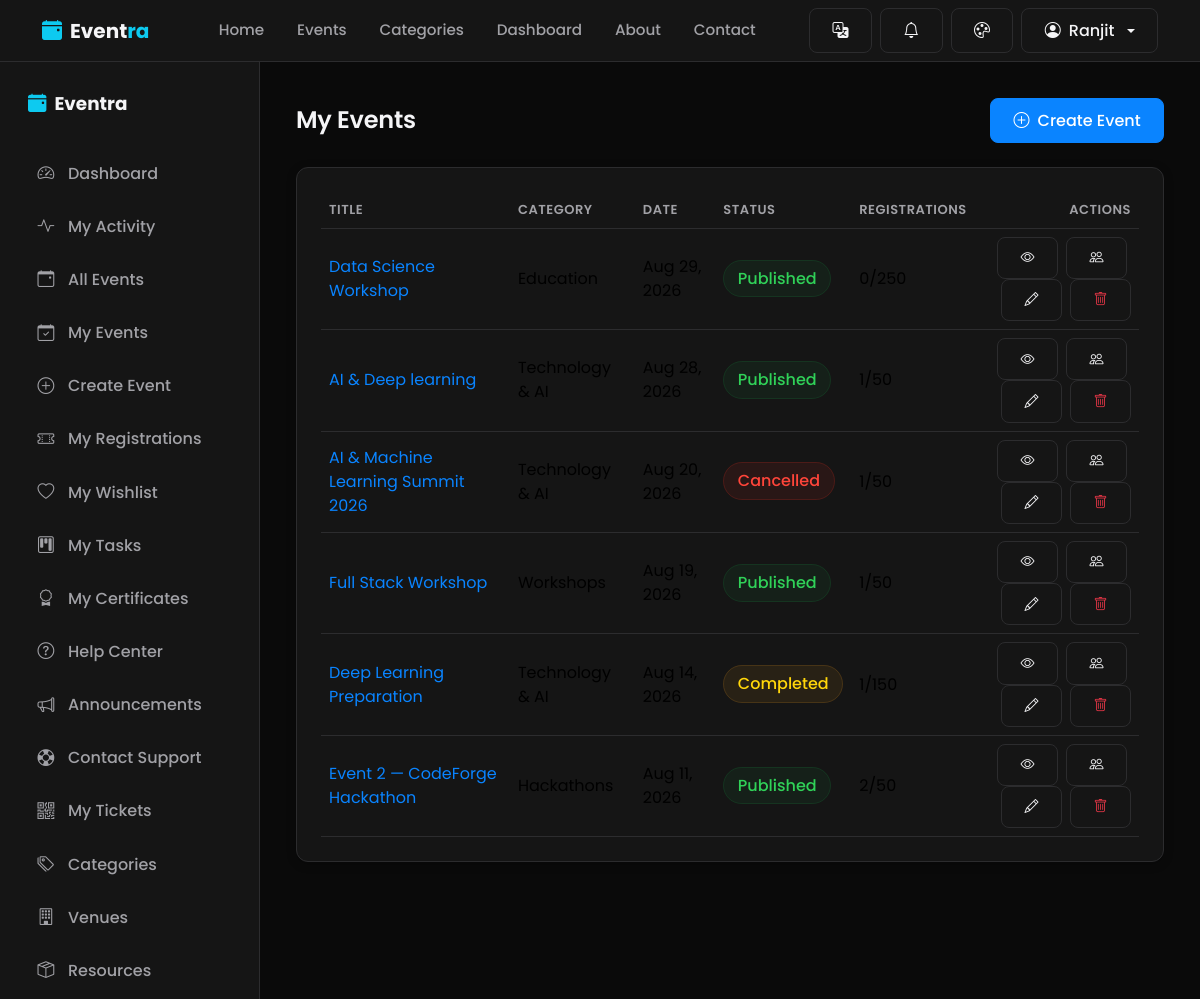
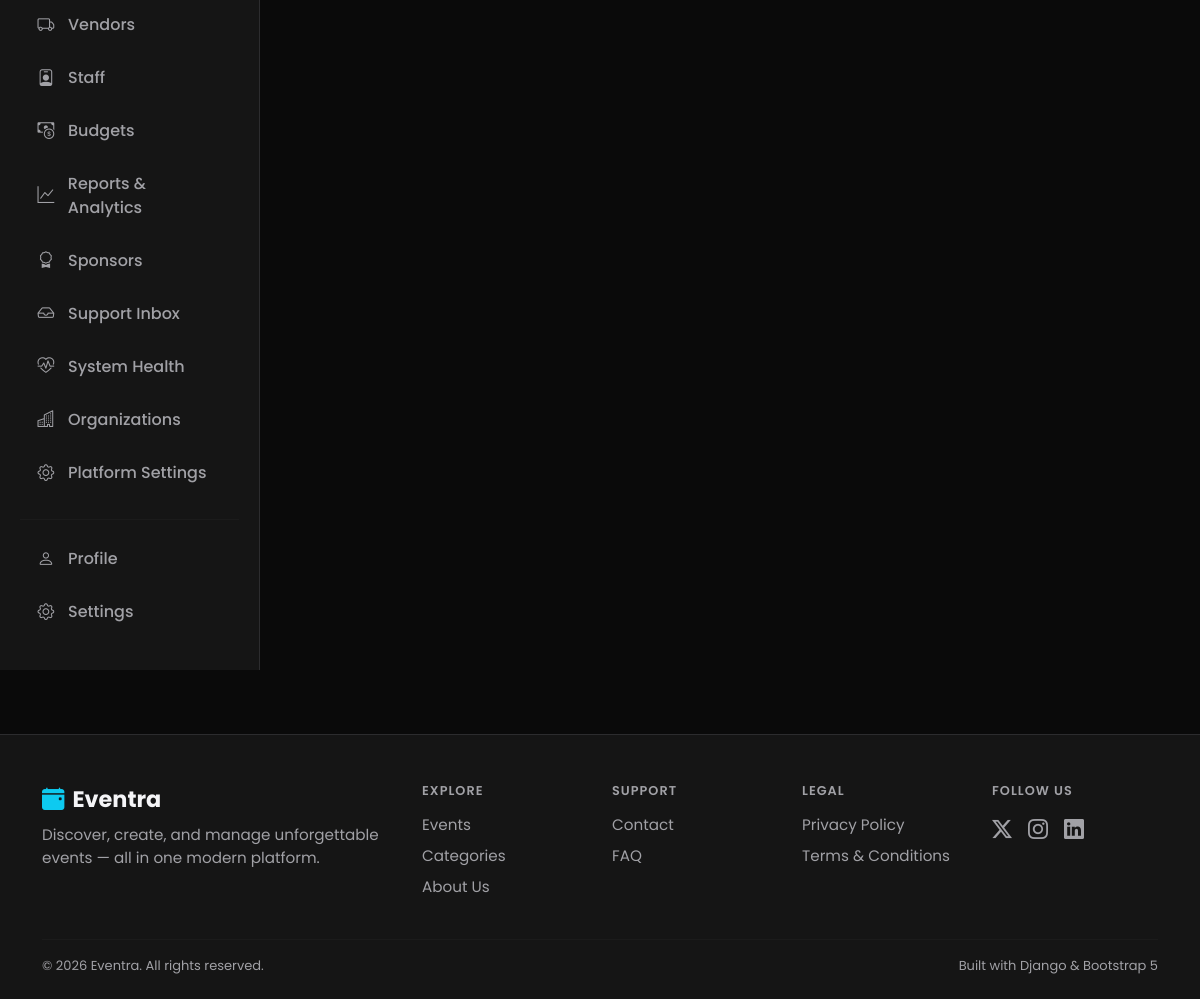
/events/my-events/ (signed in), run on the app's committed database (2 pictures, top to bottom).
### users/models.py (models this page shows, shortened)
class User(AbstractUser):
    SUPER_ADMIN = 'super_admin'
    ORGANIZER = 'organizer'
    STAFF = 'staff'
    VENDOR = 'vendor'
    VOLUNTEER = 'volunteer'
    PARTICIPANT = 'participant'
    ROLE_CHOICES = (
        (SUPER_ADMIN, 'Super Admin'),
        (ORGANIZER, 'Organizer'),
        (STAFF, 'Staff'),
        (VENDOR, 'Vendor'),
        (VOLUNTEER, 'Volunteer'),
        (PARTICIPANT, 'Participant'),
    )
    SELF_SERVICE_ROLES = (ORGANIZER, VENDOR, VOLUNTEER, PARTICIPANT)
    role = models.CharField(
        max_length=20,
        choices=ROLE_CHOICES,
        default=PARTICIPANT,
        help_text="Determines which dashboard and permissions the user gets.",
    )
    phone_number = models.CharField(max_length=15, blank=True)
    bio = models.TextField(max_length=300, blank=True)
    profile_image = models.ImageField(upload_to='profile_images/', blank=True, null=True)
    is_organizer = models.BooleanField(
        default=False,
        help_text="Organizers can create and manage events. Kept for backward "
                   "compatibility; automatically kept in sync with `role`."
    )
    created_at = models.DateTimeField(auto_now_add=True)
    @property
    def is_super_admin(self):
        return self.role == self.SUPER_ADMIN or self.is_superuser
    @property
    def can_manage_events(self):
        return self.role in (self.SUPER_ADMIN, self.ORGANIZER, self.STAFF) or self.is_superuser

### events/models.py (models this page shows, shortened)
class Event(models.Model):
    STATUS_CHOICES = (
        ('draft', 'Draft'),
        ('published', 'Published'),
        ('cancelled', 'Cancelled'),
        ('completed', 'Completed'),
    )
    title = models.CharField(max_length=200)
    slug = models.SlugField(max_length=220, unique=True, blank=True)
    description = models.TextField()
    category = models.ForeignKey(
        Category, on_delete=models.SET_NULL, null=True, related_name='events'
    )
    organizer = models.ForeignKey(
        settings.AUTH_USER_MODEL, on_delete=models.CASCADE, related_name='organized_events'
    )
    location = models.CharField(
        max_length=255,
        help_text="Free-text venue/location name, used when no registered Venue is selected."
    )
    venue = models.ForeignKey(
        'venues.Venue', on_delete=models.SET_NULL, null=True, blank=True,
        related_name='events',
        help_text="Optional: link to a managed Venue for booking, conflict detection, and capacity checks."
    )
    organization = models.ForeignKey(
        'organizations.Organization', on_delete=models.SET_NULL, null=True, blank=True,
        related_name='events',
        help_text=(
            "Optional: which Organization (tenant) this event belongs to. Nullable and additive — "
            "existing events with no organization are unaffected. See organizations.models.Organization "
            "for the scope of what this field does and does not enforce."
        )
    )
    start_date = models.DateTimeField()
    end_date = models.DateTimeField()
    capacity = models.PositiveIntegerField(default=50)
    price = models.DecimalField(max_digits=8, decimal_places=2, default=0)
    image = models.ImageField(upload_to='event_images/', blank=True, null=True)
    status = models.CharField(max_length=20, choices=STATUS_CHOICES, default='published')
    created_at = models.DateTimeField(auto_now_add=True)
    updated_at = models.DateTimeField(auto_now=True)
    class Meta:
        ordering = ['-start_date']
    def get_absolute_url(self):
        return reverse('events:event_detail', kwargs={'slug': self.slug})
    @property
    def seats_taken(self):
        return self.registrations.filter(status='confirmed').count()

### categories/models.py (models this page shows, shortened)
class Category(models.Model):
    name = models.CharField(max_length=100, unique=True)
    slug = models.SlugField(max_length=120, unique=True, blank=True)
    description = models.TextField(max_length=300, blank=True)
    icon = models.CharField(
        max_length=50,
        default='bi-calendar-event',
        help_text="Bootstrap Icon class name, e.g. 'bi-music-note-beamed'."
    )
    created_at = models.DateTimeField(auto_now_add=True)
    class Meta:
        verbose_name_plural = 'Categories'
        ordering = ['name']

### events/views.py (the view)
# urls.py: path('my-events/', views.my_events, name='my_events'),
@login_required
def my_events(request):
    events = Event.objects.filter(organizer=request.user).select_related('category')
    return render(request, 'events/my_events.html', {'events': events})

### currency/context_processors.py (called while the page is built)
def active_currency(request):
    return {
        'active_currency': get_active_currency(request),
        'available_currencies': Currency.objects.all(),
    }

### currency/models.py (called while the page is built)
    @classmethod
    def get_base(cls):
        return cls.objects.filter(is_base=True).first()

### currency/utils.py (called while the page is built)
def get_active_currency(request):
    code = request.session.get(SESSION_KEY)
    if code:
        currency = Currency.objects.filter(code=code).first()
        if currency:
            return currency
    base = Currency.get_base()
    if base:
        return base
    return Currency(code='INR', name='Indian Rupee', symbol='₹', rate_to_base=1, is_base=True)

### workflow/context_processors.py (called while the page is built)
def notifications(request):
    if not getattr(request, 'user', None) or not request.user.is_authenticated:
        return {}
    user_notifications = Notification.objects.filter(user=request.user)
    return {
        'nav_notifications': user_notifications[:6],
        'nav_unread_count': user_notifications.filter(is_read=False).count(),
    }

### templates/events/my_events.html (shortened to what this page needs)
{% extends 'base.html' %}
{% block content %}
<div class="dashboard-layout">
  {% include 'includes/sidebar.html' %}
  <div class="dashboard-main">
    <div class="d-flex justify-content-between align-items-center flex-wrap gap-2 mb-4">
      <h2 class="mb-0">My Events</h2>
      <a href="{% url 'events:event_create' %}" class="btn btn-primary"><i class="bi bi-plus-circle me-2"></i>Create Event</a>
    </div>
    <div class="glass-card p-4">
      {% if events %}
      <div class="table-responsive">
        <table class="table table-hover align-middle mb-0">
          <thead>
            <tr>
              <th>Title</th><th>Category</th><th>Date</th><th>Status</th><th>Registrations</th><th class="text-end">Actions</th>
            </tr>
          </thead>
          <tbody>
            {% for event in events %}
            <tr>
              <td><a href="{{ event.get_absolute_url }}">{{ event.title }}</a></td>
              <td>{% if event.category %}{{ event.category.name }}{% else %}—{% endif %}</td>
              <td>{{ event.start_date|date:"M d, Y" }}</td>
              <td><span class="badge-soft {% if event.status == 'published' %}success{% elif event.status == 'cancelled' %}danger{% else %}accent{% endif %}">{{ event.get_status_display }}</span></td>
              <td>{{ event.seats_taken }}/{{ event.capacity }}</td>
              <td class="text-end">
                <a href="{{ event.get_absolute_url }}" class="btn btn-sm btn-outline-light me-1" title="View"><i class="bi bi-eye"></i></a>
                <a href="{% url 'events:event_participants' event.slug %}" class="btn btn-sm btn-outline-light me-1" title="Participants"><i class="bi bi-people"></i></a>
                <a href="{% url 'events:event_update' event.slug %}" class="btn btn-sm btn-outline-light me-1" title="Edit"><i class="bi bi-pencil"></i></a>
                <a href="{% url 'events:event_delete' event.slug %}" class="btn btn-sm btn-outline-light text-danger" title="Delete"><i class="bi bi-trash"></i></a>
              </td>
            </tr>
            {% endfor %}
          </tbody>
        </table>
      </div>
      {% endif %}
    </div>
  </div>
</div>
{% endblock %}

### templates/includes/navbar.html (shortened to what this page needs)
{% load static i18n %}
<nav class="navbar navbar-expand-lg site-navbar sticky-top">
  <div class="container">
    <a class="navbar-brand fw-bold d-flex align-items-center gap-2" href="{% url 'pages:home' %}">
      <i class="bi bi-calendar-event-fill text-info"></i>
      <span>Event<span class="text-info">ra</span></span>
    </a>
    <div class="collapse navbar-collapse" id="mainNavbar">
      <ul class="navbar-nav mx-auto mb-2 mb-lg-0 gap-lg-1">
        <li class="nav-item"><a class="nav-link {% if request.resolver_match.view_name == 'pages:home' %}active{% endif %}" href="{% url 'pages:home' %}">{% trans "Home" %}</a></li>
        <li class="nav-item"><a class="nav-link" href="{% url 'events:event_list' %}">{% trans "Events" %}</a></li>
        <li class="nav-item"><a class="nav-link" href="{% url 'categories:category_list' %}">{% trans "Categories" %}</a></li>
        {% if user.is_authenticated %}
        <li class="nav-item"><a class="nav-link" href="{% url 'dashboard:dashboard' %}">{% trans "Dashboard" %}</a></li>
        {% endif %}
        <li class="nav-item"><a class="nav-link" href="{% url 'pages:about' %}">{% trans "About" %}</a></li>
        <li class="nav-item"><a class="nav-link" href="{% url 'pages:contact' %}">{% trans "Contact" %}</a></li>
      </ul>
      <div class="d-flex align-items-center gap-2">
        <div class="dropdown">
          <button class="btn btn-outline-light d-flex align-items-center gap-1" type="button" id="langSwitcherBtn" data-bs-toggle="dropdown" aria-expanded="false" title="{% trans 'Change language' %}">
            <i class="bi bi-translate"></i>
          </button>
        </div>
        {% if user.is_authenticated %}
        <div class="dropdown">
          <button class="btn btn-outline-light position-relative d-flex align-items-center" type="button" id="notifBellBtn" data-bs-toggle="dropdown" aria-expanded="false" title="Notifications">
            <i class="bi bi-bell"></i>
          </button>
        </div>
        {% endif %}
        <div class="dropdown">
          <button class="btn btn-outline-light d-flex align-items-center" type="button" id="themeSwitcherBtn" data-bs-toggle="dropdown" aria-expanded="false" title="Change theme">
            <i class="bi bi-palette"></i>
          </button>
        </div>
        {% if user.is_authenticated %}
          <div class="dropdown">
            <button class="btn btn-outline-light dropdown-toggle d-flex align-items-center gap-2" type="button" data-bs-toggle="dropdown" aria-expanded="false">
              <i class="bi bi-person-circle"></i> {{ user.first_name|default:user.username }}
            </button>
          </div>
        {% else %}
          <a href="{% url 'users:login' %}" class="btn btn-outline-light">{% trans "Login" %}</a>
          <a href="{% url 'users:signup' %}" class="btn btn-primary">{% trans "Sign Up" %}</a>
        {% endif %}
      </div>
    </div>
  </div>
</nav>

### static/css/style.css (style rules this page uses)
:root { --bg: #F7F7F8; --bg-elevated: #FFFFFF; --card: #FFFFFF; --card-hover: #F1F1F3; --input-bg: #FFFFFF; --input-bg-focus: #FFFFFF; --primary: #2563EB; --primary-hover: #1D4ED8; --secondary: #2563EB; --accent: #2563EB; --success: #16803C; --warning: #B7791F; --danger: #D92D20; --text: #111111; --text-muted: #6B6B6F; --text-faint: #8E8E93; --border: #E5E5E7; --radius: 12px; --radius-sm: 8px; --radius-lg: 16px; --shadow-soft: 0 8px 30px rgba(0, 0, 0, 0.06); --shadow-sm: 0 2px 10px rgba(0, 0, 0, 0.04); --space-1: 4px; --space-2: 8px; --space-3: 12px; --space-4: 16px; --space-5: 20px; --space-6: 24px; --space-8: 32px; --space-10: 40px; --space-12: 48px; --space-16: 64px; --fs-page-heading: 2.25rem; --fs-section-heading: 1.5rem; --fs-card-heading: 1.125rem; --fs-body: 0.95rem; --fs-secondary: 0.875rem; --fs-meta: 0.8125rem; }
* { box-sizing: border-box; }
html, body { height: 100%; }
body { background-color: var(--bg); color: var(--text); font-family: 'Poppins', -apple-system, BlinkMacSystemFont, 'Segoe UI', 'Helvetica Neue', Arial, sans-serif; min-height: 100vh; display: flex; flex-direction: column; transition: background-color 0.2s ease, color 0.2s ease; }
h1, h2, h3, h4, h5, h6 { font-weight: 600; letter-spacing: -0.01em; color: var(--text); }
h2 { font-size: var(--fs-section-heading); }
p, li { font-size: var(--fs-body); }
a { color: var(--primary); text-decoration: none; }
.glass-card { background: var(--card); border: 1px solid var(--border); border-radius: var(--radius); box-shadow: var(--shadow-sm); transition: transform 0.2s ease, box-shadow 0.2s ease, border-color 0.2s ease; }
.btn { border-radius: var(--radius-sm); font-weight: 500; padding: 0.6rem 1.4rem; transition: all 0.15s ease; }
.btn-primary { background: var(--primary); border: 1px solid var(--primary); box-shadow: none; }
.btn-outline-light { border-radius: var(--radius-sm); border-color: var(--border); color: var(--text); }
.badge-soft { background: rgba(37, 99, 235, 0.10); color: var(--primary); font-weight: 500; padding: 0.4em 0.85em; border-radius: 30px; border: 1px solid rgba(37, 99, 235, 0.18); }
.badge-soft.success { background: rgba(22, 128, 60, 0.10); color: var(--success); border-color: rgba(22, 128, 60, 0.2); }
.badge-soft.danger { background: rgba(217, 45, 32, 0.10); color: var(--danger); border-color: rgba(217, 45, 32, 0.2); }
.badge-soft.accent, .badge-soft.warning { background: rgba(183, 121, 31, 0.12); color: var(--warning); border-color: rgba(183, 121, 31, 0.22); }
.table { color: var(--text); border-color: var(--border); --bs-table-bg: transparent; }
.table > :not(caption) > * > * { background-color: transparent; border-bottom-color: var(--border); }
.table thead th { color: var(--text-muted); font-size: var(--fs-meta); font-weight: 600; text-transform: uppercase; letter-spacing: 0.04em; border-bottom: 1px solid var(--border); }
.site-navbar { background: var(--bg-elevated); border-bottom: 1px solid var(--border); transition: background-color 0.2s ease, border-color 0.2s ease; }
.site-navbar .navbar-brand, .site-navbar .navbar-brand span:not([class*="text-"]) { color: var(--text); }
.site-navbar .nav-link { color: var(--text-muted); font-weight: 500; padding: 0.55rem 0.9rem !important; }
.navbar-brand span { transition: color 0.2s ease; }
.nav-link { position: relative; }

### static/css/dashboard.css (style rules this page uses)
.dashboard-layout { display: flex; min-height: calc(100vh - 76px); }
.dashboard-main { flex: 1; padding: 2.25rem; min-width: 0; }

### static/css/themes.css (style rules this page uses)
html[data-theme="dark"] { --bg: #0A0A0A; --bg-elevated: #151515; --card: #151515; --card-hover: #1C1C1E; --input-bg: #1C1C1E; --input-bg-focus: #202022; --primary: #0A84FF; --primary-hover: #3D9BFF; --secondary: #0A84FF; --accent: #0A84FF; --success: #30D158; --warning: #FFD60A; --danger: #FF453A; --text: #F5F5F7; --text-muted: #A1A1A6; --text-faint: #8E8E93; --border: #2C2C2E; --shadow-soft: 0 8px 30px rgba(0, 0, 0, 0.35); --shadow-sm: 0 2px 10px rgba(0, 0, 0, 0.25); }

### data on the page
User: first_name "Ranjit"
Event: title "Data Science Workshop", category.name "Education", start_date "Aug 29, 2026", status "Published", seats_taken "0", capacity "250"
Event: title "AI & Deep learning", category.name "Technology & AI", start_date "Aug 28, 2026", status "Published", seats_taken "1", capacity "50"
Event: title "AI & Machine Learning Summit 2026", category.name "Technology & AI", start_date "Aug 20, 2026", status "Cancelled", seats_taken "1", capacity "50"
Event: title "Full Stack Workshop", category.name "Workshops", start_date "Aug 19, 2026", status "Published", seats_taken "1", capacity "50"
Event: title "Deep Learning Preparation", category.name "Technology & AI", start_date "Aug 14, 2026", status "Completed", seats_taken "1", capacity "150"
Event: title "Event 2 — CodeForge Hackathon", category.name "Hackathons", start_date "Aug 11, 2026", status "Published", seats_taken "2", capacity "50"
